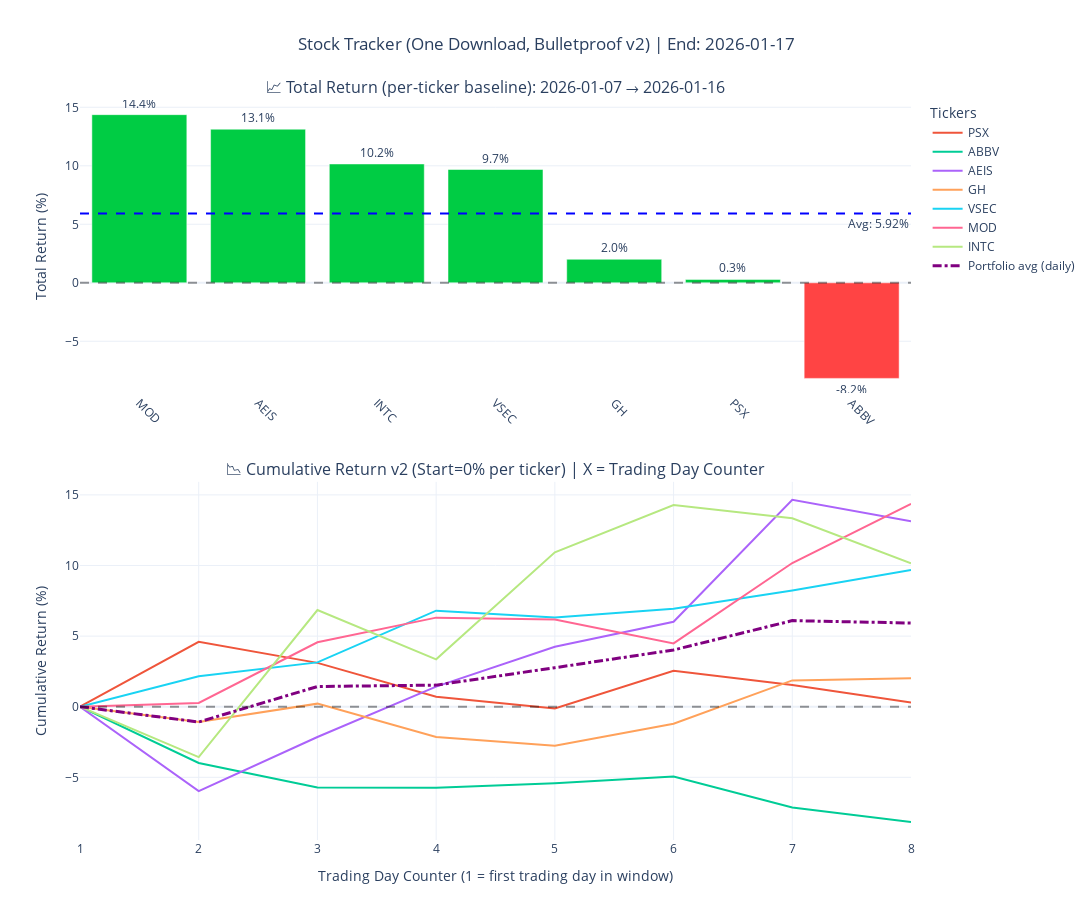

Here is the notebook cell this chart was saved with:
### Code cell
BASELINE_DATE = "2026-01-07"
print(format_pretty_tracker_block(BASELINE_DATE))
comp = load_components_for_date(BASELINE_DATE)
STOCK_TICKERS = _dedup_keep_order(comp["weekly"] + comp["pro30"] + comp["movers"])
result = run_trade_return(STOCK_TICKERS, BASELINE_DATE, future_date_str, group_sets=comp)

### Figure 1 — Plotly figure (JSON) as saved in the notebook; plotly's stock layout.template omitted (floating-point values rounded to 4 significant figures)
{"data": [{"customdata": [[119.7, 136.9, "2026-01-07"], [224.4, 253.9, "2026-01-07"], [42.63, 46.96, "2026-01-07"], [195.3, 214.2, "2026-01-07"], [109.9, 112.1, "2026-01-07"], [137.9, 138.3, "2026-01-07"], [233.4, 214.3, "2026-01-07"]], "hovertemplate": "<b>%{x}</b><br>Baseline: $%{customdata[0]:.2f}<br>Current: $%{customdata[1]:.2f}<br>Return: %{y:.2f}%<br>Baseline Date Used: %{customdata[2]}<extra></extra>", "marker": {"color": ["#00CC44", "#00CC44", "#00CC44", "#00CC44", "#00CC44", "#00CC44", "#FF4444"]}, "showlegend": false, "text": ["14.4%", "13.1%", "10.2%", "9.7%", "2.0%", "0.3%", "-8.2%"], "textposition": "outside", "type": "bar", "x": ["MOD", "AEIS", "INTC", "VSEC", "GH", "PSX", "ABBV"], "xaxis": "x", "y": [14.37, 13.13, 10.16, 9.684, 2.01, 0.2901, -8.17], "yaxis": "y"}, {"customdata": [["2026-01-07"], ["2026-01-08"], ["2026-01-09"], ["2026-01-12"], ["2026-01-13"], ["2026-01-14"], ["2026-01-15"], ["2026-01-16"]], "hovertemplate": "<b>PSX</b><br>Trading Day: %{x}<br>Date: %{customdata[0]}<br>Return: %{y:.2f}%<br>Baseline: 2026-01-07 @ 137.88<extra></extra>", "mode": "lines", "name": "PSX", "type": "scatter", "x": [1, 2, 3, 4, 5, 6, 7, 8], "xaxis": "x2", "y": [0.0, 4.598, 3.104, 0.7035, -0.1305, 2.546, 1.545, 0.2901], "yaxis": "y2"}, {"customdata": [["2026-01-07"], ["2026-01-08"], ["2026-01-09"], ["2026-01-12"], ["2026-01-13"], ["2026-01-14"], ["2026-01-15"], ["2026-01-16"]], "hovertemplate": "<b>ABBV</b><br>Trading Day: %{x}<br>Date: %{customdata[0]}<br>Return: %{y:.2f}%<br>Baseline: 2026-01-07 @ 233.42<extra></extra>", "mode": "lines", "name": "ABBV", "type": "scatter", "x": [1, 2, 3, 4, 5, 6, 7, 8], "xaxis": "x2", "y": [0.0, -3.98, -5.715, -5.732, -5.428, -4.94, -7.142, -8.17], "yaxis": "y2"}, {"customdata": [["2026-01-07"], ["2026-01-08"], ["2026-01-09"], ["2026-01-12"], ["2026-01-13"], ["2026-01-14"], ["2026-01-15"], ["2026-01-16"]], "hovertemplate": "<b>AEIS</b><br>Trading Day: %{x}<br>Date: %{customdata[0]}<br>Return: %{y:.2f}%<br>Baseline: 2026-01-07 @ 224.4<extra></extra>", "mode": "lines", "name": "AEIS", "type": "scatter", "x": [1, 2, 3, 4, 5, 6, 7, 8], "xaxis": "x2", "y": [0.0, -5.976, -2.143, 1.422, 4.242, 6.016, 14.66, 13.13], "yaxis": "y2"}, {"customdata": [["2026-01-07"], ["2026-01-08"], ["2026-01-09"], ["2026-01-12"], ["2026-01-13"], ["2026-01-14"], ["2026-01-15"], ["2026-01-16"]], "hovertemplate": "<b>GH</b><br>Trading Day: %{x}<br>Date: %{customdata[0]}<br>Return: %{y:.2f}%<br>Baseline: 2026-01-07 @ 109.93<extra></extra>", "mode": "lines", "name": "GH", "type": "scatter", "x": [1, 2, 3, 4, 5, 6, 7, 8], "xaxis": "x2", "y": [0.0, -1.083, 0.2183, -2.147, -2.765, -1.21, 1.865, 2.01], "yaxis": "y2"}, {"customdata": [["2026-01-07"], ["2026-01-08"], ["2026-01-09"], ["2026-01-12"], ["2026-01-13"], ["2026-01-14"], ["2026-01-15"], ["2026-01-16"]], "hovertemplate": "<b>VSEC</b><br>Trading Day: %{x}<br>Date: %{customdata[0]}<br>Return: %{y:.2f}%<br>Baseline: 2026-01-07 @ 195.27<extra></extra>", "mode": "lines", "name": "VSEC", "type": "scatter", "x": [1, 2, 3, 4, 5, 6, 7, 8], "xaxis": "x2", "y": [0.0, 2.161, 3.139, 6.801, 6.325, 6.944, 8.23, 9.684], "yaxis": "y2"}, {"customdata": [["2026-01-07"], ["2026-01-08"], ["2026-01-09"], ["2026-01-12"], ["2026-01-13"], ["2026-01-14"], ["2026-01-15"], ["2026-01-16"]], "hovertemplate": "<b>MOD</b><br>Trading Day: %{x}<br>Date: %{customdata[0]}<br>Return: %{y:.2f}%<br>Baseline: 2026-01-07 @ 119.68<extra></extra>", "mode": "lines", "name": "MOD", "type": "scatter", "x": [1, 2, 3, 4, 5, 6, 7, 8], "xaxis": "x2", "y": [0.0, 0.2674, 4.562, 6.308, 6.175, 4.487, 10.18, 14.37], "yaxis": "y2"}, {"customdata": [["2026-01-07"], ["2026-01-08"], ["2026-01-09"], ["2026-01-12"], ["2026-01-13"], ["2026-01-14"], ["2026-01-15"], ["2026-01-16"]], "hovertemplate": "<b>INTC</b><br>Trading Day: %{x}<br>Date: %{customdata[0]}<br>Return: %{y:.2f}%<br>Baseline: 2026-01-07 @ 42.63<extra></extra>", "mode": "lines", "name": "INTC", "type": "scatter", "x": [1, 2, 3, 4, 5, 6, 7, 8], "xaxis": "x2", "y": [0.0, -3.566, 6.85, 3.354, 10.93, 14.29, 13.35, 10.16], "yaxis": "y2"}, {"hovertemplate": "Trading Day: %{x}<br>Avg return: %{y:.2f}%<extra></extra>", "line": {"color": "purple", "dash": "dashdot", "width": 3}, "mode": "lines", "name": "Portfolio avg (daily)", "type": "scatter", "x": [1, 2, 3, 4, 5, 6, 7, 8], "xaxis": "x2", "y": [0.0, -1.082, 1.431, 1.53, 2.764, 4.018, 6.097, 5.925], "yaxis": "y2"}], "layout": {"annotations": [{"font": {"size": 16}, "showarrow": false, "text": "📈 Total Return (per-ticker baseline): 2026-01-07 → 2026-01-16", "x": 0.5, "xanchor": "center", "xref": "paper", "y": 1, "yanchor": "bottom", "yref": "paper"}, {"font": {"size": 16}, "showarrow": false, "text": "📉 Cumulative Return v2 (Start=0% per ticker) | X = Trading Day Counter", "x": 0.5, "xanchor": "center", "xref": "paper", "y": 0.484, "yanchor": "bottom", "yref": "paper"}, {"showarrow": false, "text": "Avg: 5.92%", "x": 1, "xanchor": "right", "xref": "x domain", "y": 5.925, "yanchor": "top", "yref": "y"}], "height": 920, "hovermode": "closest", "legend": {"title": {"text": "Tickers"}}, "shapes": [{"line": {"color": "black", "dash": "dash"}, "opacity": 0.4, "type": "line", "x0": 0, "x1": 1, "xref": "x domain", "y0": 0, "y1": 0, "yref": "y"}, {"line": {"color": "blue", "dash": "dash"}, "type": "line", "x0": 0, "x1": 1, "xref": "x domain", "y0": 5.925, "y1": 5.925, "yref": "y"}, {"line": {"color": "black", "dash": "dash"}, "opacity": 0.4, "type": "line", "x0": 0, "x1": 1, "xref": "x2 domain", "y0": 0, "y1": 0, "yref": "y2"}], "title": {"text": "Stock Tracker (One Download, Bulletproof v2) | End: 2026-01-17", "x": 0.5}, "width": 1120, "xaxis": {"anchor": "y", "domain": [0, 1], "tickangle": 45}, "xaxis2": {"anchor": "y2", "domain": [0, 1], "dtick": 1, "title": {"text": "Trading Day Counter (1 = first trading day in window)"}}, "yaxis": {"anchor": "x", "domain": [0.604, 1], "title": {"text": "Total Return (%)"}}, "yaxis2": {"anchor": "x2", "domain": [0, 0.484], "title": {"text": "Cumulative Return (%)"}}}}
